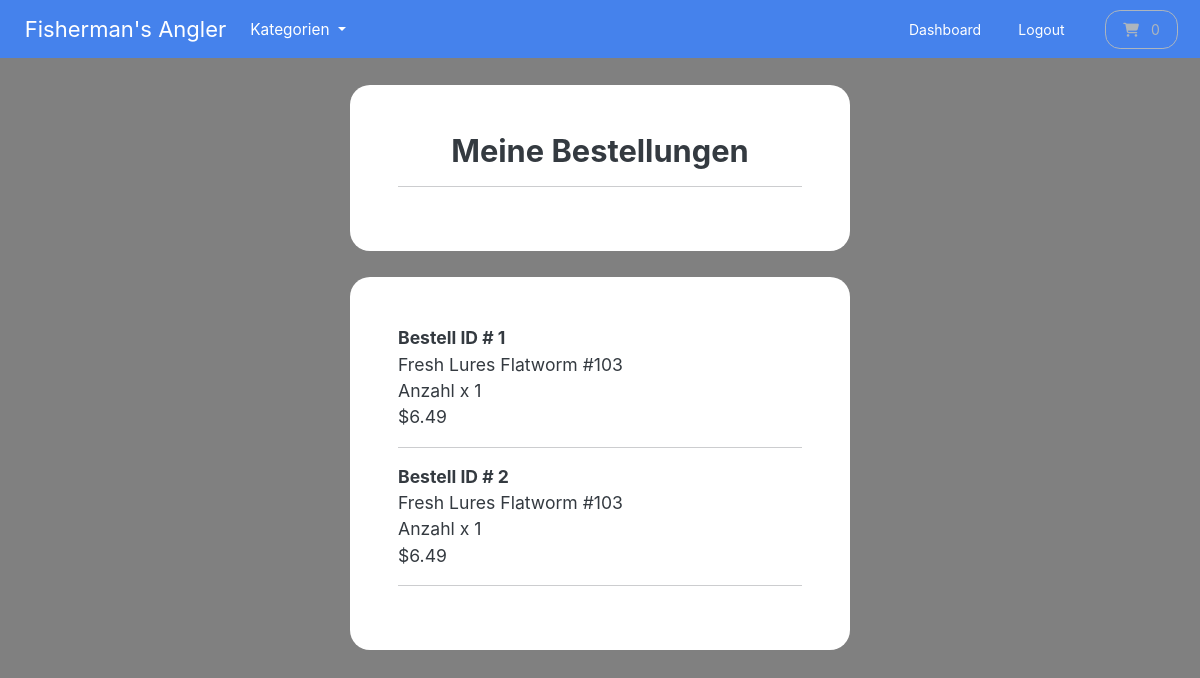
The page /account/track-orders (signed in) on the database its author committed.
### payment/models.py (models this page shows, shortened)
class OrderItem(models.Model):
    order = models.ForeignKey(Order, on_delete=models.CASCADE, null=True)
    product = models.ForeignKey(Product, on_delete=models.CASCADE, null=True)
    quantity = models.PositiveBigIntegerField(default=1)
    price = models.DecimalField(max_digits=8, decimal_places=2)
    user = models.ForeignKey(User, on_delete=models.CASCADE, null=True, blank=True)

### store/models.py (models this page shows, shortened)
class Product(models.Model):
    category = models.ForeignKey(Category, related_name='product', on_delete=models.CASCADE, null=True)
    title= models.CharField(max_length=250)
    brand = models.CharField(max_length=250, default='un-branded')
    description = models.TextField(blank=True)
    slug = models.SlugField(max_length=255)
    price = models.DecimalField(max_digits=4, decimal_places=2)
    image = models.ImageField(upload_to='images/')
    class Meta:
        verbose_name_plural = 'products'
    def __str__(self):
        return self.title

### account/views.py (the view)
# urls.py: path('track-orders', views.track_orders, name='track-orders'),
@login_required(login_url='my-login')
def track_orders(request):
    try:
        orders = OrderItem.objects.filter(user=request.user)
        context = {'orders': orders}
        return render(request, 'account/track-orders.html', context=context)
    except:
         return render(request, 'account/track-orders.html')

### cart/cart.py (called while the page is built)
    def __len__(self):
        return sum(item['qty'] for item in self.cart.values())

### cart/context_processors.py (called while the page is built)
def cart(request):
    return {'cart': Cart(request)}

### store/views.py (called while the page is built)
def categories(request):
    all_categories = Category.objects.all()
    return {'all_categories': all_categories}

### account/templates/account/track-orders.html (shortened to what this page needs)
{% include "store/base.html" %}
{% load static %}
{% load crispy_forms_tags %}
{% block content %}
<div class="container bg-white shadow-md p-5 form-layout">
    <div class="text-center">
    <h3> Meine Bestellungen</h3>
    <hr>
    </div>
</div>
<div class="container bg-white shadow-md p-5 form-layout">
    {% for order in orders %}
    <strong> Bestell ID # {{order.id}}</strong>
    <br>
    {{order.product}}
    <br>
    Anzahl x {{order.quantity}}
    <br>
    ${{order.price}}
    <hr>
    {% endfor %}
</div>
{% endblock %}

### static/css/styles.css (style rules this page uses)
.form-layout { border-radius: 20px; width: 500px; }

### account/templates/account/track-orders.html (style rules this page uses)
body { background-color: gray; }

### rows shown on the page
OrderItem: id "1", product "Fresh Lures Flatworm #103", quantity "1", price "6.49"
OrderItem: id "2", product "Fresh Lures Flatworm #103", quantity "1", price "6.49"
